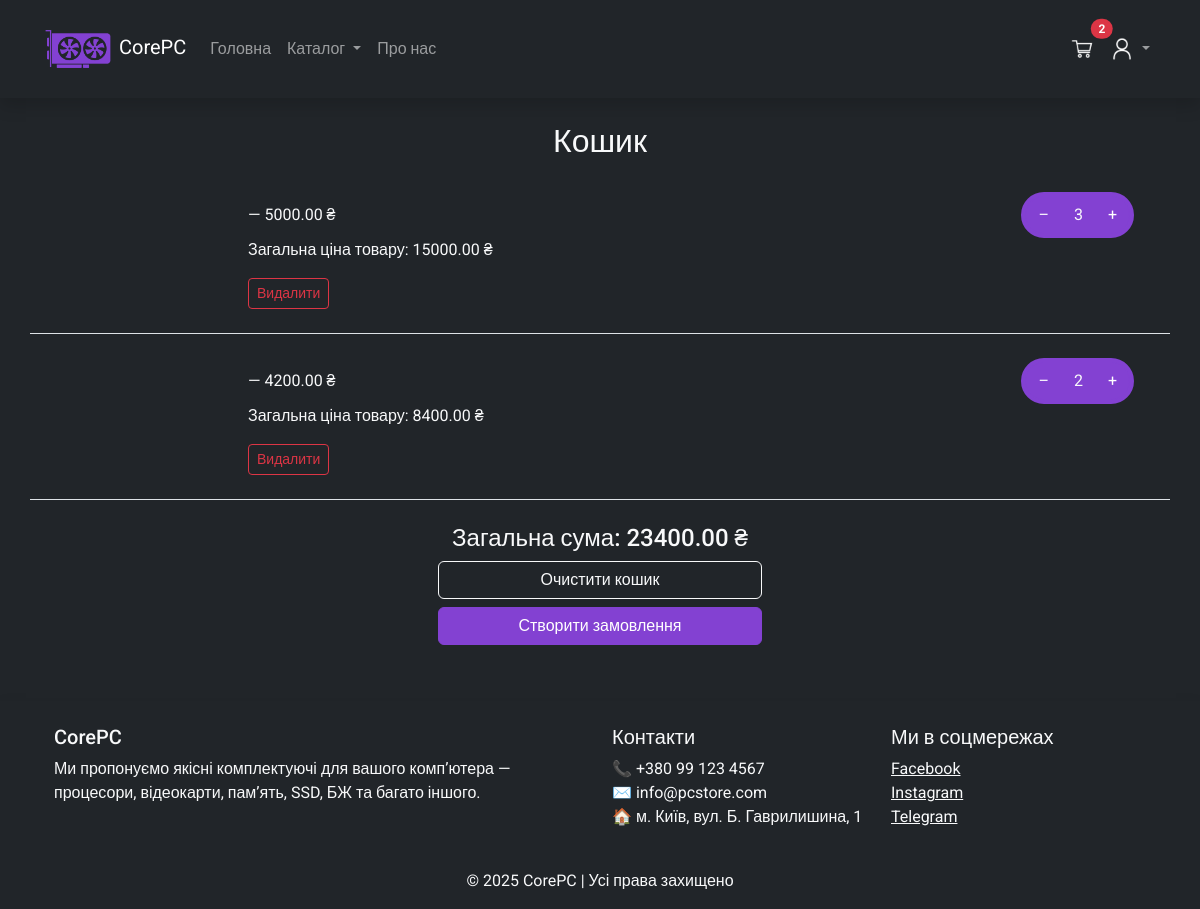
The app's page /cart/ (signed in), older data.
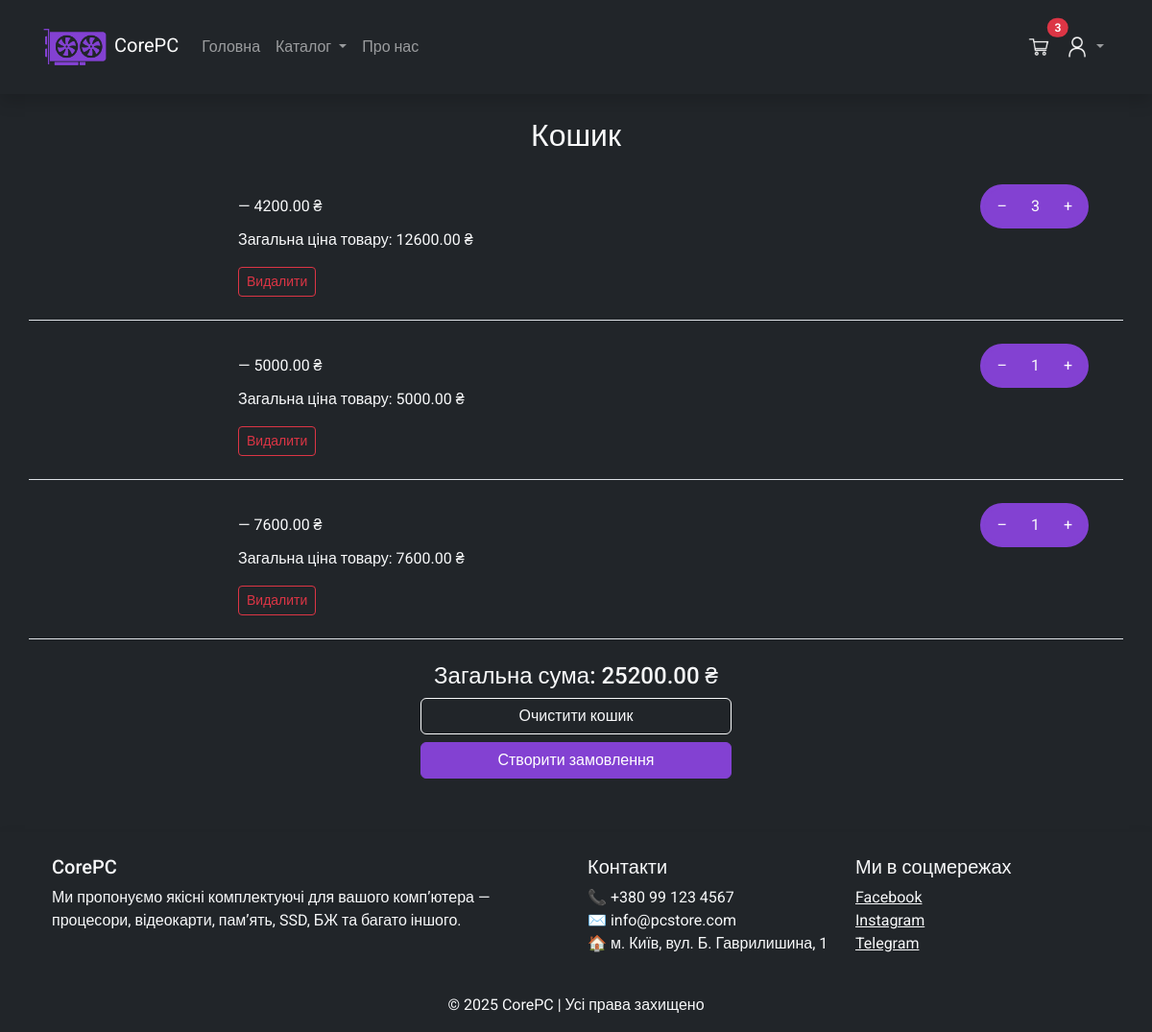
The same page, newer data.
### cart/models.py (models this page shows)
class CartItem(models.Model):
    user = models.ForeignKey(User, on_delete=models.CASCADE)
    product = models.ForeignKey('components.Product', on_delete=models.CASCADE)
    quantity = models.PositiveIntegerField(default=1)
    class Meta:
        unique_together = ('user', 'product')

### components/models.py (models this page shows)
class Product(models.Model):
    name = models.CharField(max_length=255)
    display_name = models.CharField(max_length=255)
    price = models.DecimalField(max_digits=20, decimal_places=2)
    quantity = models.IntegerField()
    image = models.CharField(max_length=255)
    def __str__(self):
        return self.display_name

### cart/views.py (the view)
# urls.py: path('', views.view_cart, name='view_cart'),
@login_required
def view_cart(request):
    cart_items = CartItem.objects.filter(user=request.user)
    for item in cart_items:
        item.total_price = item.product.price * item.quantity
    total_price = sum(item.product.price * item.quantity for item in cart_items)
    context = {
        'cart_items': cart_items,
        'total_price': total_price,
    }
    return render(request, 'cart/cart.html', context)

### cart/context_processors.py (called while the page is built)
def cart_item_count(request):
    count = 0
    if request.user.is_authenticated:
        count = CartItem.objects.filter(user=request.user).count()
    else:
        cart = request.session.get('cart', {})
        count = sum(cart.values())
    return {'cart_item_count': count}

### templates/cart/cart.html (shortened to what this page needs)
{% load static %}
<!DOCTYPE html>
<html lang="uk">
<head>
    <link rel="stylesheet" href="{% static 'css/main.css' %}">
    <link rel="stylesheet" href="{% static 'css/font.css' %}">
</head>
<body class="d-flex flex-column min-vh-100 bg-dark text-light">
    {% include 'header.html' %}
<div class="container my-4">
    <h2 class="text-light text-center">Кошик</h2>
    {% if cart_items %}
            {% for item in cart_items %}
            <div class="row border-bottom p-4">
                <div class="col-md-2 align-items-center d-flex justify-content-center">
                </div>
                <div class="col-md-10">
                    <div class="list-group-item d-flex justify-content-between align-items-center bg-dark text-light">
                        {{ item.product }} — {{ item.product.price }} ₴
                        <div class="align-items-center bg-mainpurple border border-mainpurple border-4 rounded-pill p-0" role="group">
                            <a href="{% url 'decrease_quantity' item.id %}" class="btn btn-mainpurple rounded-end rounded-pill">–</a>
                            <span class="mx-2">{{ item.quantity }}</span>
                            <a href="{% url 'increase_quantity' item.id %}" class="btn btn-mainpurple rounded-start rounded-pill">+</a>
                        </div>
                    </div>
                    <p class="p-0 m-0">Загальна ціна товару: {{ item.total_price }} ₴</p>
                    <a href="{% url 'remove_from_cart' item.id %}" class="btn btn-outline-danger btn-sm mt-3">Видалити</a>
                </div>
            </div>
            {% endfor %}
            <div class="col-lg-4 p-4 mx-auto align-items-center text-center">
                <h4 class="text-light mb-2">Загальна сума: {{ total_price }} ₴</h4>
                <a href="/cart/clear_cart/" class="btn btn-outline-light w-100 mb-2">Очистити кошик</a><br>
                <a href="" class="btn btn-mainpurple w-100 mb-2">Створити замовлення</a>
            </div>
    {% else %}
        <p class="text-light">Кошик порожній.</p>
    {% endif %}
</div>
{% include 'footer.html' %}
</body>
</html>

### templates/header.html (shortened to what this page needs)
{% load static %}
<nav class="sticky-top navbar navbar-expand-lg navbar-dark bg-dark shadow">
    <div class="container">
      <a class="navbar-brand" href="/">
        <img src="{% static 'images/logo.png' %}" alt="" height="72px" width="72px">
        CorePC
    </a>
      <div class="collapse navbar-collapse" id="navbarNav">
        <ul class="navbar-nav me-auto">
          <li class="nav-item">
            <a class="nav-link {% if request.path == '/' %} text-mainpurple {% endif %}" href="/">Головна</a>
          </li>
          <li class="nav-item dropdown">
            <a class="nav-link dropdown-toggle {% if request.path|slice:':11' == '/components' %} text-mainpurple {% endif %}" href="#" id="navbarDarkDropdown" role="button" data-bs-toggle="dropdown" aria-expanded="false">
              Каталог
            </a>
          </li>
          <li class="nav-item">
            <a class="nav-link" href="/#about">Про нас</a>
          </li>
        </ul>
        <ul class="navbar-nav ms-auto">
          <li class="nav-item mr-4">
            <a class="nav-link position-relative" href="/cart/">
                <img src="{% static 'images/cart.png' %}" alt="" height="24px" width="24px">
                {% if cart_item_count > 0 %}
                  <span class="badge bg-danger rounded-pill position-absolute top-0 start-100 translate-middle">
                    {{ cart_item_count }}
                  </span>
                {% endif %}
            </a>
          </li>
          <li class="nav-item dropdown">
            <a class="nav-link dropdown-toggle" href="#" id="userDropdown" role="button" data-bs-toggle="dropdown">
                <img src="{% static 'images/person.png' %}" alt="" height="24px" width="24px">
            </a>
          </li>
        </ul>
      </div>
    </div>
  </nav>
  <div class="toast-container position-fixed top-2 end-0 p-3" style="z-index: 1100;">
  </div>

### templates/footer.html (shortened to what this page needs)
<footer class="bg-dark text-light text-center text-lg-start mt-auto shadow">
    <div class="container p-4">
      <div class="row">
        <div class="col-lg-6 col-md-12 mb-4 mb-md-0 text-start">
          <h5>CorePC</h5>
          <p>
            Ми пропонуємо якісні комплектуючі для вашого комп’ютера — процесори, відеокарти, пам’ять, SSD, БЖ та багато іншого.
          </p>
        </div>
        <div class="col-lg-3 col-md-6 mb-4 mb-md-0 text-start">
          <h5>Контакти</h5>
          <ul class="list-unstyled mb-0">
            <li>📞 +380 99 123 4567</li>
            <li>✉️ info@pcstore.com</li>
            <li>🏠 м. Київ, вул. Б. Гаврилишина, 1</li>
          </ul>
        </div>
        <div class="col-lg-3 col-md-6 mb-4 mb-md-0 text-start">
          <h5>Ми в соцмережах</h5>
          <a href="#" class="me-3 text-reset"> Facebook</a><br>
          <a href="#" class="me-3 text-reset"> Instagram</a><br>
          <a href="#" class="me-3 text-reset"> Telegram</a>
        </div>
      </div>
    </div>
    <div class="text-center p-3">
      © 2025 CorePC | Усі права захищено
    </div>
  </footer>

Row changes from the older to the newer data that the page shows:
removed CartItem: product.price "5000.00", quantity "3", total_price "15000.00"
removed CartItem: product.price "4200.00", quantity "2", total_price "8400.00"
added CartItem: product.price "4200.00", quantity "3", total_price "12600.00"
added CartItem: product.price "5000.00", quantity "1", total_price "5000.00"
added CartItem: product.price "7600.00", quantity "1", total_price "7600.00"
Text that changed along with them:
{{ cart_item_count }}: "2" → "3"
{{ total_price }}: "23400.00" → "25200.00"
